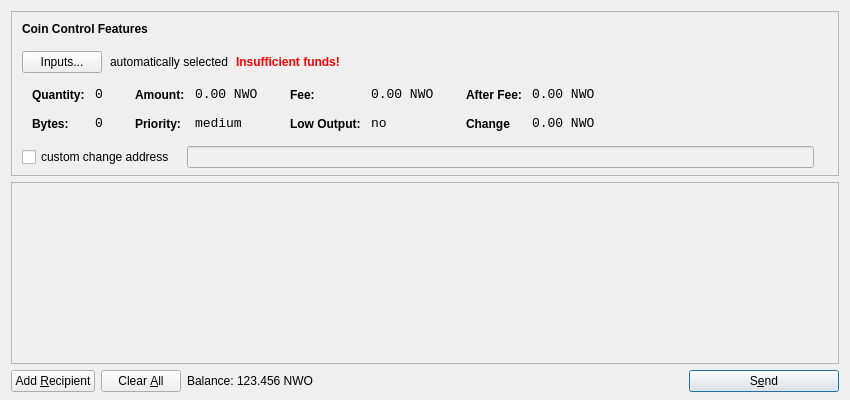
<?xml version="1.0" encoding="UTF-8"?>
<ui version="4.0">
 <class>SendCoinsDialog</class>
 <widget class="QDialog" name="SendCoinsDialog">
  <property name="geometry">
   <rect>
    <x>0</x>
    <y>0</y>
    <width>850</width>
    <height>400</height>
   </rect>
  </property>
  <property name="windowTitle">
   <string>Send Coins</string>
  </property>
  <layout class="QVBoxLayout" name="verticalLayout" stretch="0,1,0">
   <property name="bottomMargin">
    <number>8</number>
   </property>
   <item>
    <widget class="QFrame" name="frameCoinControl">
     <property name="sizePolicy">
      <sizepolicy hsizetype="Expanding" vsizetype="Expanding">
       <horstretch>0</horstretch>
       <verstretch>0</verstretch>
      </sizepolicy>
     </property>
     <property name="maximumSize">
      <size>
       <width>16777215</width>
       <height>16777215</height>
      </size>
     </property>
     <property name="frameShape">
      <enum>QFrame::StyledPanel</enum>
     </property>
     <property name="frameShadow">
      <enum>QFrame::Sunken</enum>
     </property>
     <layout class="QVBoxLayout" name="verticalLayoutCoinControl2">
      <property name="spacing">
       <number>-1</number>
      </property>
      <property name="leftMargin">
       <number>0</number>
      </property>
      <property name="topMargin">
       <number>0</number>
      </property>
      <property name="rightMargin">
       <number>0</number>
      </property>
      <property name="bottomMargin">
       <number>6</number>
      </property>
      <item>
       <layout class="QVBoxLayout" name="verticalLayoutCoinControl" stretch="0,0,0,0,1">
        <property name="spacing">
         <number>0</number>
        </property>
        <property name="leftMargin">
         <number>10</number>
        </property>
        <property name="topMargin">
         <number>10</number>
        </property>
        <item>
         <layout class="QHBoxLayout" name="horizontalLayoutCoinControl1">
          <property name="bottomMargin">
           <number>15</number>
          </property>
          <item>
           <widget class="QLabel" name="labelCoinControlFeatures">
            <property name="sizePolicy">
             <sizepolicy hsizetype="Preferred" vsizetype="Maximum">
              <horstretch>0</horstretch>
              <verstretch>0</verstretch>
             </sizepolicy>
            </property>
            <property name="font">
             <font>
              <weight>75</weight>
              <bold>true</bold>
             </font>
            </property>
            <property name="styleSheet">
             <string notr="true">font-weight:bold;</string>
            </property>
            <property name="text">
             <string>Coin Control Features</string>
            </property>
           </widget>
          </item>
         </layout>
        </item>
        <item>
         <layout class="QHBoxLayout" name="horizontalLayoutCoinControl2" stretch="0,0,0,0">
          <property name="spacing">
           <number>8</number>
          </property>
          <property name="bottomMargin">
           <number>10</number>
          </property>
          <item>
           <widget class="QPushButton" name="pushButtonCoinControl">
            <property name="styleSheet">
             <string notr="true"/>
            </property>
            <property name="text">
             <string>Inputs...</string>
            </property>
           </widget>
          </item>
          <item>
           <widget class="QLabel" name="labelCoinControlAutomaticallySelected">
            <property name="text">
             <string>automatically selected</string>
            </property>
            <property name="margin">
             <number>5</number>
            </property>
           </widget>
          </item>
          <item>
           <widget class="QLabel" name="labelCoinControlInsuffFunds">
            <property name="font">
             <font>
              <weight>75</weight>
              <bold>true</bold>
             </font>
            </property>
            <property name="styleSheet">
             <string notr="true">color:red;font-weight:bold;</string>
            </property>
            <property name="text">
             <string>Insufficient funds!</string>
            </property>
            <property name="margin">
             <number>5</number>
            </property>
           </widget>
          </item>
          <item>
           <spacer name="horizontalSpacerCoinControl">
            <property name="orientation">
             <enum>Qt::Horizontal</enum>
            </property>
            <property name="sizeHint" stdset="0">
             <size>
              <width>40</width>
              <height>1</height>
             </size>
            </property>
           </spacer>
          </item>
         </layout>
        </item>
        <item>
         <widget class="QWidget" name="widgetCoinControl" native="true">
          <property name="sizePolicy">
           <sizepolicy hsizetype="Preferred" vsizetype="Preferred">
            <horstretch>0</horstretch>
            <verstretch>0</verstretch>
           </sizepolicy>
          </property>
          <property name="minimumSize">
           <size>
            <width>0</width>
            <height>0</height>
           </size>
          </property>
          <property name="styleSheet">
           <string notr="true"/>
          </property>
          <layout class="QHBoxLayout" name="horizontalLayoutCoinControl5">
           <property name="margin">
            <number>0</number>
           </property>
           <item>
            <layout class="QHBoxLayout" name="horizontalLayoutCoinControl3" stretch="0,0,0,1">
             <property name="spacing">
              <number>20</number>
             </property>
             <property name="topMargin">
              <number>0</number>
             </property>
             <property name="bottomMargin">
              <number>10</number>
             </property>
             <item>
              <layout class="QFormLayout" name="formLayoutCoinControl1">
               <property name="horizontalSpacing">
                <number>10</number>
               </property>
               <property name="verticalSpacing">
                <number>14</number>
               </property>
               <property name="leftMargin">
                <number>10</number>
               </property>
               <property name="topMargin">
                <number>4</number>
               </property>
               <property name="rightMargin">
                <number>6</number>
               </property>
               <item row="0" column="0">
                <widget class="QLabel" name="labelCoinControlQuantityText">
                 <property name="styleSheet">
                  <string notr="true">font-weight:bold;</string>
                 </property>
                 <property name="text">
                  <string>Quantity:</string>
                 </property>
                 <property name="margin">
                  <number>0</number>
                 </property>
                </widget>
               </item>
               <item row="0" column="1">
                <widget class="QLabel" name="labelCoinControlQuantity">
                 <property name="font">
                  <font>
                   <family>Monospace</family>
                   <pointsize>10</pointsize>
                  </font>
                 </property>
                 <property name="cursor">
                  <cursorShape>IBeamCursor</cursorShape>
                 </property>
                 <property name="contextMenuPolicy">
                  <enum>Qt::ActionsContextMenu</enum>
                 </property>
                 <property name="text">
                  <string>0</string>
                 </property>
                 <property name="margin">
                  <number>0</number>
                 </property>
                 <property name="textInteractionFlags">
                  <set>Qt::LinksAccessibleByMouse|Qt::TextSelectableByKeyboard|Qt::TextSelectableByMouse</set>
                 </property>
                </widget>
               </item>
               <item row="1" column="0">
                <widget class="QLabel" name="labelCoinControlBytesText">
                 <property name="styleSheet">
                  <string notr="true">font-weight:bold;</string>
                 </property>
                 <property name="text">
                  <string>Bytes:</string>
                 </property>
                </widget>
               </item>
               <item row="1" column="1">
                <widget class="QLabel" name="labelCoinControlBytes">
                 <property name="font">
                  <font>
                   <family>Monospace</family>
                   <pointsize>10</pointsize>
                  </font>
                 </property>
                 <property name="cursor">
                  <cursorShape>IBeamCursor</cursorShape>
                 </property>
                 <property name="contextMenuPolicy">
                  <enum>Qt::ActionsContextMenu</enum>
                 </property>
                 <property name="text">
                  <string>0</string>
                 </property>
                 <property name="textInteractionFlags">
                  <set>Qt::LinksAccessibleByMouse|Qt::TextSelectableByKeyboard|Qt::TextSelectableByMouse</set>
                 </property>
                </widget>
               </item>
              </layout>
             </item>
             <item>
              <layout class="QFormLayout" name="formLayoutCoinControl2">
               <property name="horizontalSpacing">
                <number>10</number>
               </property>
               <property name="verticalSpacing">
                <number>14</number>
               </property>
               <property name="leftMargin">
                <number>6</number>
               </property>
               <property name="topMargin">
                <number>4</number>
               </property>
               <property name="rightMargin">
                <number>6</number>
               </property>
               <item row="0" column="0">
                <widget class="QLabel" name="labelCoinControlAmountText">
                 <property name="styleSheet">
                  <string notr="true">font-weight:bold;</string>
                 </property>
                 <property name="text">
                  <string>Amount:</string>
                 </property>
                 <property name="margin">
                  <number>0</number>
                 </property>
                </widget>
               </item>
               <item row="0" column="1">
                <widget class="QLabel" name="labelCoinControlAmount">
                 <property name="font">
                  <font>
                   <family>Monospace</family>
                   <pointsize>10</pointsize>
                  </font>
                 </property>
                 <property name="cursor">
                  <cursorShape>IBeamCursor</cursorShape>
                 </property>
                 <property name="contextMenuPolicy">
                  <enum>Qt::ActionsContextMenu</enum>
                 </property>
                 <property name="text">
                  <string>0.00 NWO</string>
                 </property>
                 <property name="textInteractionFlags">
                  <set>Qt::LinksAccessibleByMouse|Qt::TextSelectableByKeyboard|Qt::TextSelectableByMouse</set>
                 </property>
                </widget>
               </item>
               <item row="1" column="0">
                <widget class="QLabel" name="labelCoinControlPriorityText">
                 <property name="styleSheet">
                  <string notr="true">font-weight:bold;</string>
                 </property>
                 <property name="text">
                  <string>Priority:</string>
                 </property>
                </widget>
               </item>
               <item row="1" column="1">
                <widget class="QLabel" name="labelCoinControlPriority">
                 <property name="font">
                  <font>
                   <family>Monospace</family>
                   <pointsize>10</pointsize>
                  </font>
                 </property>
                 <property name="cursor">
                  <cursorShape>IBeamCursor</cursorShape>
                 </property>
                 <property name="contextMenuPolicy">
                  <enum>Qt::ActionsContextMenu</enum>
                 </property>
                 <property name="text">
                  <string>medium</string>
                 </property>
                 <property name="textInteractionFlags">
                  <set>Qt::LinksAccessibleByMouse|Qt::TextSelectableByKeyboard|Qt::TextSelectableByMouse</set>
                 </property>
                </widget>
               </item>
              </layout>
             </item>
             <item>
              <layout class="QFormLayout" name="formLayoutCoinControl3">
               <property name="horizontalSpacing">
                <number>10</number>
               </property>
               <property name="verticalSpacing">
                <number>14</number>
               </property>
               <property name="leftMargin">
                <number>6</number>
               </property>
               <property name="topMargin">
                <number>4</number>
               </property>
               <property name="rightMargin">
                <number>6</number>
               </property>
               <item row="0" column="0">
                <widget class="QLabel" name="labelCoinControlFeeText">
                 <property name="styleSheet">
                  <string notr="true">font-weight:bold;</string>
                 </property>
                 <property name="text">
                  <string>Fee:</string>
                 </property>
                 <property name="margin">
                  <number>0</number>
                 </property>
                </widget>
               </item>
               <item row="0" column="1">
                <widget class="QLabel" name="labelCoinControlFee">
                 <property name="font">
                  <font>
                   <family>Monospace</family>
                   <pointsize>10</pointsize>
                  </font>
                 </property>
                 <property name="cursor">
                  <cursorShape>IBeamCursor</cursorShape>
                 </property>
                 <property name="contextMenuPolicy">
                  <enum>Qt::ActionsContextMenu</enum>
                 </property>
                 <property name="text">
                  <string>0.00 NWO</string>
                 </property>
                 <property name="textInteractionFlags">
                  <set>Qt::LinksAccessibleByMouse|Qt::TextSelectableByKeyboard|Qt::TextSelectableByMouse</set>
                 </property>
                </widget>
               </item>
               <item row="1" column="0">
                <widget class="QLabel" name="labelCoinControlLowOutputText">
                 <property name="styleSheet">
                  <string notr="true">font-weight:bold;</string>
                 </property>
                 <property name="text">
                  <string>Low Output:</string>
                 </property>
                </widget>
               </item>
               <item row="1" column="1">
                <widget class="QLabel" name="labelCoinControlLowOutput">
                 <property name="font">
                  <font>
                   <family>Monospace</family>
                   <pointsize>10</pointsize>
                  </font>
                 </property>
                 <property name="cursor">
                  <cursorShape>IBeamCursor</cursorShape>
                 </property>
                 <property name="contextMenuPolicy">
                  <enum>Qt::ActionsContextMenu</enum>
                 </property>
                 <property name="text">
                  <string>no</string>
                 </property>
                 <property name="textInteractionFlags">
                  <set>Qt::LinksAccessibleByMouse|Qt::TextSelectableByKeyboard|Qt::TextSelectableByMouse</set>
                 </property>
                </widget>
               </item>
              </layout>
             </item>
             <item>
              <layout class="QFormLayout" name="formLayoutCoinControl4">
               <property name="horizontalSpacing">
                <number>10</number>
               </property>
               <property name="verticalSpacing">
                <number>14</number>
               </property>
               <property name="leftMargin">
                <number>6</number>
               </property>
               <property name="topMargin">
                <number>4</number>
               </property>
               <property name="rightMargin">
                <number>6</number>
               </property>
               <item row="0" column="0">
                <widget class="QLabel" name="labelCoinControlAfterFeeText">
                 <property name="styleSheet">
                  <string notr="true">font-weight:bold;</string>
                 </property>
                 <property name="text">
                  <string>After Fee:</string>
                 </property>
                 <property name="margin">
                  <number>0</number>
                 </property>
                </widget>
               </item>
               <item row="0" column="1">
                <widget class="QLabel" name="labelCoinControlAfterFee">
                 <property name="font">
                  <font>
                   <family>Monospace</family>
                   <pointsize>10</pointsize>
                  </font>
                 </property>
                 <property name="cursor">
                  <cursorShape>IBeamCursor</cursorShape>
                 </property>
                 <property name="contextMenuPolicy">
                  <enum>Qt::ActionsContextMenu</enum>
                 </property>
                 <property name="text">
                  <string>0.00 NWO</string>
                 </property>
                 <property name="textInteractionFlags">
                  <set>Qt::LinksAccessibleByMouse|Qt::TextSelectableByKeyboard|Qt::TextSelectableByMouse</set>
                 </property>
                </widget>
               </item>
               <item row="1" column="0">
                <widget class="QLabel" name="labelCoinControlChangeText">
                 <property name="styleSheet">
                  <string notr="true">font-weight:bold;</string>
                 </property>
                 <property name="text">
                  <string>Change</string>
                 </property>
                </widget>
               </item>
               <item row="1" column="1">
                <widget class="QLabel" name="labelCoinControlChange">
                 <property name="font">
                  <font>
                   <family>Monospace</family>
                   <pointsize>10</pointsize>
                  </font>
                 </property>
                 <property name="cursor">
                  <cursorShape>IBeamCursor</cursorShape>
                 </property>
                 <property name="contextMenuPolicy">
                  <enum>Qt::ActionsContextMenu</enum>
                 </property>
                 <property name="text">
                  <string>0.00 NWO</string>
                 </property>
                 <property name="textInteractionFlags">
                  <set>Qt::LinksAccessibleByMouse|Qt::TextSelectableByKeyboard|Qt::TextSelectableByMouse</set>
                 </property>
                </widget>
               </item>
              </layout>
             </item>
            </layout>
           </item>
          </layout>
         </widget>
        </item>
        <item>
         <layout class="QHBoxLayout" name="horizontalLayoutCoinControl4" stretch="0,0,0">
          <property name="spacing">
           <number>12</number>
          </property>
          <property name="sizeConstraint">
           <enum>QLayout::SetDefaultConstraint</enum>
          </property>
          <property name="topMargin">
           <number>5</number>
          </property>
          <property name="rightMargin">
           <number>5</number>
          </property>
          <item>
           <widget class="QCheckBox" name="checkBoxCoinControlChange">
            <property name="text">
             <string>custom change address</string>
            </property>
           </widget>
          </item>
          <item>
           <widget class="QLineEdit" name="lineEditCoinControlChange">
            <property name="enabled">
             <bool>false</bool>
            </property>
            <property name="sizePolicy">
             <sizepolicy hsizetype="Expanding" vsizetype="Fixed">
              <horstretch>0</horstretch>
              <verstretch>0</verstretch>
             </sizepolicy>
            </property>
           </widget>
          </item>
          <item>
           <widget class="QLabel" name="labelCoinControlChangeLabel">
            <property name="sizePolicy">
             <sizepolicy hsizetype="Preferred" vsizetype="Expanding">
              <horstretch>0</horstretch>
              <verstretch>0</verstretch>
             </sizepolicy>
            </property>
            <property name="minimumSize">
             <size>
              <width>0</width>
              <height>0</height>
             </size>
            </property>
            <property name="text">
             <string/>
            </property>
            <property name="margin">
             <number>3</number>
            </property>
           </widget>
          </item>
         </layout>
        </item>
        <item>
         <spacer name="verticalSpacerCoinControl">
          <property name="orientation">
           <enum>Qt::Vertical</enum>
          </property>
          <property name="sizeHint" stdset="0">
           <size>
            <width>800</width>
            <height>1</height>
           </size>
          </property>
         </spacer>
        </item>
       </layout>
      </item>
     </layout>
    </widget>
   </item>
   <item>
    <widget class="QScrollArea" name="scrollArea">
     <property name="widgetResizable">
      <bool>true</bool>
     </property>
     <widget class="QWidget" name="scrollAreaWidgetContents">
      <property name="geometry">
       <rect>
        <x>0</x>
        <y>0</y>
        <width>830</width>
        <height>165</height>
       </rect>
      </property>
      <layout class="QVBoxLayout" name="verticalLayout_2">
       <property name="margin">
        <number>0</number>
       </property>
       <item>
        <layout class="QVBoxLayout" name="entries">
         <property name="spacing">
          <number>6</number>
         </property>
        </layout>
       </item>
       <item>
        <spacer name="verticalSpacer">
         <property name="orientation">
          <enum>Qt::Vertical</enum>
         </property>
         <property name="sizeHint" stdset="0">
          <size>
           <width>20</width>
           <height>40</height>
          </size>
         </property>
        </spacer>
       </item>
      </layout>
     </widget>
    </widget>
   </item>
   <item>
    <layout class="QHBoxLayout" name="horizontalLayout">
     <item>
      <widget class="QPushButton" name="addButton">
       <property name="toolTip">
        <string>Send to multiple recipients at once</string>
       </property>
       <property name="text">
        <string>Add &amp;Recipient</string>
       </property>
       <property name="icon">
        <iconset resource="../bitcoin.qrc">
         <normaloff>:/icons/add</normaloff>:/icons/add</iconset>
       </property>
       <property name="autoDefault">
        <bool>false</bool>
       </property>
      </widget>
     </item>
     <item>
      <widget class="QPushButton" name="clearButton">
       <property name="sizePolicy">
        <sizepolicy hsizetype="Minimum" vsizetype="Fixed">
         <horstretch>0</horstretch>
         <verstretch>0</verstretch>
        </sizepolicy>
       </property>
       <property name="toolTip">
        <string>Remove all transaction fields</string>
       </property>
       <property name="text">
        <string>Clear &amp;All</string>
       </property>
       <property name="icon">
        <iconset resource="../bitcoin.qrc">
         <normaloff>:/icons/remove</normaloff>:/icons/remove</iconset>
       </property>
       <property name="autoRepeatDelay">
        <number>300</number>
       </property>
       <property name="autoDefault">
        <bool>false</bool>
       </property>
      </widget>
     </item>
     <item>
      <layout class="QHBoxLayout" name="horizontalLayout_2">
       <property name="spacing">
        <number>3</number>
       </property>
       <item>
        <widget class="QLabel" name="label">
         <property name="sizePolicy">
          <sizepolicy hsizetype="Preferred" vsizetype="Fixed">
           <horstretch>0</horstretch>
           <verstretch>0</verstretch>
          </sizepolicy>
         </property>
         <property name="text">
          <string>Balance:</string>
         </property>
        </widget>
       </item>
       <item>
        <widget class="QLabel" name="labelBalance">
         <property name="sizePolicy">
          <sizepolicy hsizetype="Preferred" vsizetype="Fixed">
           <horstretch>0</horstretch>
           <verstretch>0</verstretch>
          </sizepolicy>
         </property>
         <property name="cursor">
          <cursorShape>IBeamCursor</cursorShape>
         </property>
         <property name="text">
          <string>123.456 NWO</string>
         </property>
         <property name="textInteractionFlags">
          <set>Qt::LinksAccessibleByMouse|Qt::TextSelectableByKeyboard|Qt::TextSelectableByMouse</set>
         </property>
        </widget>
       </item>
      </layout>
     </item>
     <item>
      <spacer name="horizontalSpacer">
       <property name="orientation">
        <enum>Qt::Horizontal</enum>
       </property>
       <property name="sizeHint" stdset="0">
        <size>
         <width>40</width>
         <height>20</height>
        </size>
       </property>
      </spacer>
     </item>
     <item>
      <widget class="QPushButton" name="sendButton">
       <property name="minimumSize">
        <size>
         <width>150</width>
         <height>0</height>
        </size>
       </property>
       <property name="toolTip">
        <string>Confirm the send action</string>
       </property>
       <property name="text">
        <string>S&amp;end</string>
       </property>
       <property name="icon">
        <iconset resource="../bitcoin.qrc">
         <normaloff>:/icons/send</normaloff>:/icons/send</iconset>
       </property>
       <property name="default">
        <bool>true</bool>
       </property>
      </widget>
     </item>
    </layout>
   </item>
  </layout>
 </widget>
 <resources>
  <include location="../bitcoin.qrc"/>
 </resources>
 <connections/>
</ui>
